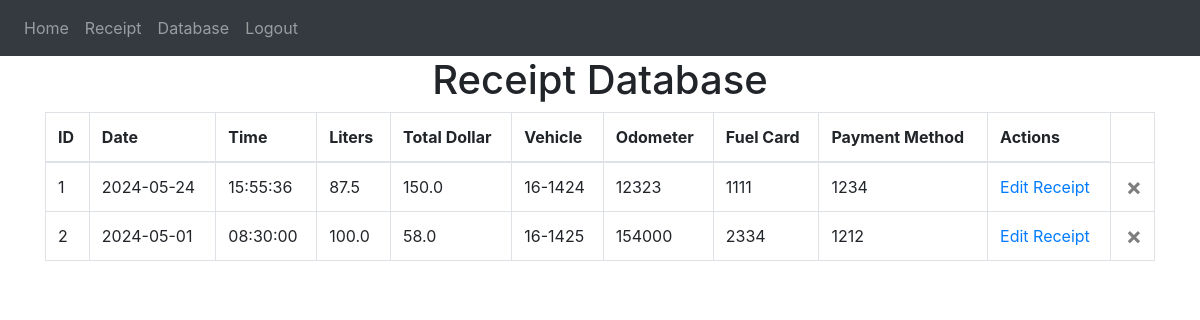
/database (signed in), run on an earlier commit of the app's database.
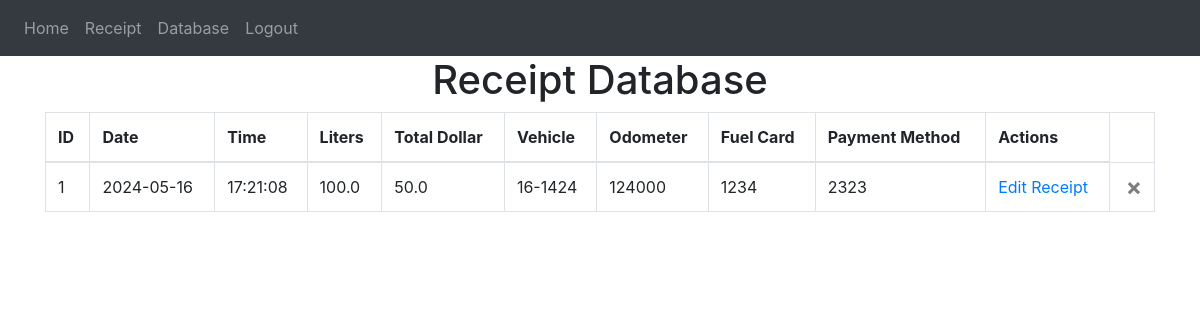
And on a later commit of the database.
### website/models.py (models this page shows)
class Receipt(db.Model):
    id = db.Column(db.Integer, primary_key=True)
    date = db.Column(db.String(50))
    time = db.Column(db.String(50))
    liters = db.Column(db.Float)
    total_dollar = db.Column(db.Float)
    vehicle = db.Column(db.String(50))
    odometer = db.Column(db.Integer)
    fuel_card = db.Column(db.Integer)
    payment_method = db.Column(db.Integer)
    user_id = db.Column(db.Integer, db.ForeignKey('user.id'))

### website/views.py (the view)
@views.route('/database')
def database():
    return render_template("database.html", user=current_user)

### website/__init__.py (called while the page is built)
def create_app():
    app = Flask(__name__)
    app.config["SECRET_KEY"] = "fhfwdlifiwibfiawf"
    db_path = path.join(path.dirname(__file__), DB_NAME)
    db_uri = 'sqlite:///{}'.format(db_path)
    app.config['SQLALCHEMY_DATABASE_URI'] = db_uri
    db.init_app(app)
    from .views import views
    from .auth import auth
    app.register_blueprint(views, url_prefix='/')
    app.register_blueprint(auth, url_prefix='/')
    from .models import User, Note, Receipt
    with app.app_context():
        db.create_all()
    login_manager = LoginManager()
    login_manager.login_view = 'auth.login'
    login_manager.init_app(app)
    @login_manager.user_loader
    def load_user(id):
        return User.query.get(int(id))
    return app

### website/templates/database.html
{% extends "base.html" %} {% block title %}Home{% endblock %}
{% block content%}
<h1 align="center">Receipt Database</h1>
<table class="table table-hover table-bordered" id="receipts">
    <thead>
        <tr>
            <th>ID</th>
            <th>Date</th>
            <th>Time</th>
            <th>Liters</th>
            <th>Total Dollar</th>
            <th>Vehicle</th>
            <th>Odometer</th>
            <th>Fuel Card</th>
            <th>Payment Method</th>
            <th>Actions</th>
        </tr>
    </thead>
    <tbody>
            {% for receipt in user.receipts %}
            <tr id="row_{{ receipt.id }}">
                <td>{{ receipt.id }}</td>
                <td>{{ receipt.date }}</td>
                <td>{{ receipt.time }}</td>
                <td>{{ receipt.liters }}</td>
                <td>{{ receipt.total_dollar }}</td>
                <td>{{ receipt.vehicle }}</td>
                <td>{{ receipt.odometer }}</td>
                <td>{{ receipt.fuel_card }}</td>
                <td>{{ receipt.payment_method }}</td>
                <td><a href="{{url_for('views.receipt_detail', receiptId=receipt.id)}}">Edit Receipt</a></td>
                <td><button type="button" class="close" onClick="deleteReceipt({{ receipt.id }})"><span aria-hidden="true">&times;</span></button></td>
            </tr>
            {% endfor %}
    </tbody>
</table>
{% endblock %}

### website/templates/base.html (shortened to what this page needs)
<!DOCTYPE html>
<html>
  <head>
    <link
      rel="stylesheet"
      href="https://stackpath.bootstrapcdn.com/bootstrap/4.4.1/css/bootstrap.min.css"
    />
    <link
      rel="stylesheet"
      href="https://stackpath.bootstrapcdn.com/font-awesome/4.7.0/css/font-awesome.min.css"
    />
  </head>
  <body>
    <nav class="navbar navbar-expand-lg navbar-dark bg-dark">
      <div class="collapse navbar-collapse" id="navbar">
        <div class="navbar-nav">
          {% if user.is_authenticated %}
          <a class="nav-item nav-link" id="home" href="/">Home</a>
          <a class="nav-item nav-link" id="receipt" href="/receipt">Receipt</a>
          <a class="nav-item nav-link" id="database" href="/database">Database</a>
          <a class="nav-item nav-link" id="logout" href="/logout">Logout</a>
          {% else %}
          <a class="nav-item nav-link" id="login" href="/login">Login</a>
          <a class="nav-item nav-link" id="signUp" href="/sign-up">Sign Up</a>
          {% endif %}
        </div>
      </div>
    </nav>
    <div class="container">{% block content %} {% endblock %}</div>
  </body>
</html>

What changed in the data, as far as the page shows it:
removed Receipt: id "2", date "2024-05-01", time "08:30:00", liters "100.0", total_dollar "58.0", vehicle "16-1425", odometer "154000", fuel_card "2334", payment_method "1212"
changed Receipt id 1: date "2024-05-24" → "2024-05-16"; time "15:55:36" → "17:21:08"; liters "87.5" → "100.0"; total_dollar "150.0" → "50.0"; odometer "12323" → "124000"; fuel_card "1111" → "1234"; payment_method "1234" → "2323"
